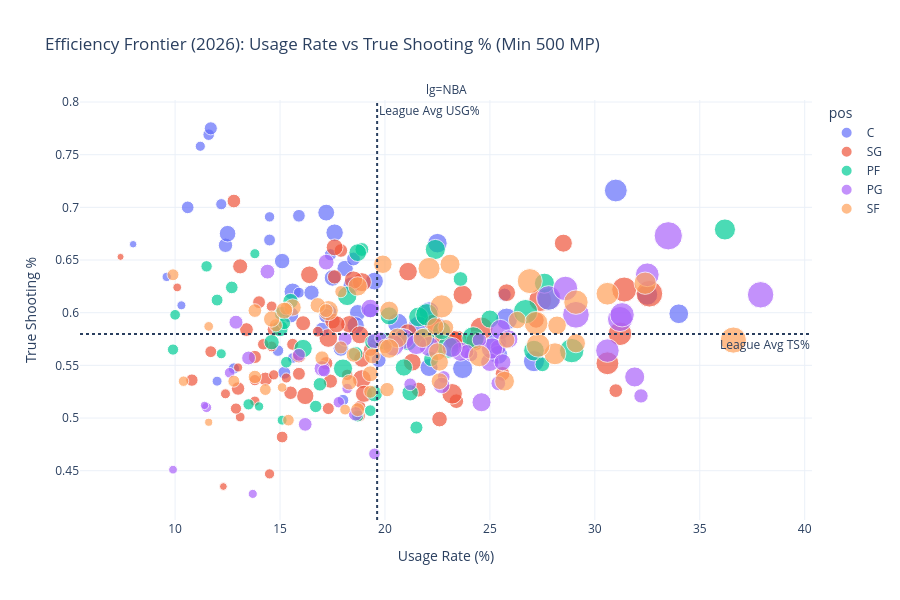

The code cell stored with this chart in its notebook:
### Markdown cell above
## 4. The Efficiency Frontier: Usage vs. True Shooting
High-volume scorers often trade efficiency for volume. The "Superstars" are those who maintain elite efficiency (high TS%) despite a heavy workload (high USG%).

### Code cell
def plot_efficiency_frontier(df, year=2024, min_mp=500):
    subset = df[(df['season'] == year) & (df['mp'] > min_mp)].copy()
    print(f"Plotting Efficiency Frontier for {year} (Min MP: {min_mp}) - Samples: {len(subset)}")
    if subset.empty:
        print("WARNING: No data found for this threshold. Try lowering min_mp or checking the year.")
        return

    fig = px.scatter(
        subset, 
        x="usg_percent", 
        y="ts_percent", 
        size="pts", 
        color="pos",
        hover_name="player",
        facet_col="lg",
        title=f"Efficiency Frontier ({year}): Usage Rate vs True Shooting % (Min {min_mp} MP)",
        labels={"usg_percent": "Usage Rate (%)", "ts_percent": "True Shooting %"},
        template="plotly_white",
        height=600
    )
    
    # Add league average reference lines (approximate)
    avg_ts = subset['ts_percent'].mean()
    avg_usg = subset['usg_percent'].mean()
    
    fig.add_hline(y=avg_ts, line_dash="dot", annotation_text="League Avg TS%", annotation_position="bottom right")
    fig.add_vline(x=avg_usg, line_dash="dot", annotation_text="League Avg USG%", annotation_position="top right")
    
    fig.show()

# Example for most recent complete data found
if not df_player.empty:
    max_year = int(df_player['season'].max())
    plot_efficiency_frontier(df_player, year=max_year, min_mp=500)
    
    # Fallback: If most recent year has little data
    if len(df_player[(df_player['season'] == max_year) & (df_player['mp'] > 500)]) < 50:
        print(f"Note: {max_year} seems to have limited data. Plotting {max_year-1} as well for comparison.")
        plot_efficiency_frontier(df_player, year=max_year-1, min_mp=500)

### Figure 1 — Plotly figure (JSON) as saved in the notebook; plotly's stock layout.template omitted (floating-point values rounded to 4 significant figures)
{"data": [{"hovertemplate": "<b>%{hovertext}</b><br><br>pos=C<br>lg=NBA<br>Usage Rate (%)=%{x}<br>True Shooting %=%{y}<br>pts=%{marker.size}<extra></extra>", "hovertext": ["Precious Achiuwa", "Steven Adams", "Bam Adebayo", "Jarrett Allen", "Deandre Ayton", "Goga Bitadze", "Adem Bona", "Wendell Carter Jr.", "Nic Claxton", "Donovan Clingan", "Moussa Diabaté", "Andre Drummond", "Jalen Duren", "Joel Embiid", "Kyle Filipowski", "Daniel Gafford", "Luka Garza", "Rudy Gobert", "Isaiah Hartenstein", "Jaxson Hayes", "Al Horford", "Jay Huff", "Isaiah Jackson", "Jaren Jackson Jr.", "Nikola Jokić", "Ryan Kalkbrenner", "Luke Kornet", "Jock Landale", "Brook Lopez", "Sandro Mamukelashvili", "Yves Missi", "Jusuf Nurkić", "Onyeka Okongwu", "Jakob Poeltl", "Dwight Powell", "Derik Queen", "Neemias Queta", "Maxime Raynaud", "Naz Reid", "Mitchell Robinson", "Domantas Sabonis", "Alex Sarr", "Alperen Şengün", "Day'Ron Sharpe", "Jalen Smith", "Isaiah Stewart", "Karl-Anthony Towns", "Myles Turner", "Jonas Valančiūnas", "Nikola Vučević", "Kel'el Ware", "Victor Wembanyama", "Mark Williams", "Robert Williams", "Ivica Zubac"], "legendgroup": "C", "marker": {"color": "#636efa", "size": [316, 187, 761, 506, 573, 236, 152, 556, 553, 503, 391, 251, 718, 733, 453, 264, 303, 519, 280, 252, 209, 417, 226, 834, 979, 325, 301, 505, 252, 529, 243, 415, 764, 204, 107, 613, 451, 398, 733, 165, 277, 669, 838, 359, 408, 438, 902, 571, 335, 798, 518, 818, 534, 195, 597], "sizemode": "area", "sizeref": 3.76, "symbol": "circle"}, "mode": "markers", "name": "C", "orientation": "v", "showlegend": true, "type": "scatter", "x": [15.2, 12, 23.7, 18.1, 17.6, 12.2, 10.3, 15.6, 17.3, 15.5, 12.4, 14.9, 22.5, 34, 17.9, 14.5, 15.9, 12.5, 17.4, 11.6, 15.6, 17.2, 15.9, 25.3, 31, 11.7, 10.6, 18.7, 18, 18.4, 12.8, 19.7, 20.6, 14.5, 8, 22.1, 15.1, 17, 22.1, 9.6, 22.6, 25.4, 27.1, 18.5, 19.3, 16.5, 25.8, 18.6, 25.7, 21.6, 17.5, 32.5, 17.2, 11.2, 19.5], "xaxis": "x", "y": [0.543, 0.535, 0.547, 0.642, 0.676, 0.703, 0.607, 0.62, 0.6, 0.598, 0.664, 0.564, 0.666, 0.599, 0.566, 0.669, 0.692, 0.675, 0.655, 0.769, 0.557, 0.597, 0.619, 0.571, 0.716, 0.775, 0.7, 0.6, 0.517, 0.626, 0.547, 0.555, 0.59, 0.691, 0.665, 0.548, 0.649, 0.584, 0.601, 0.634, 0.589, 0.56, 0.554, 0.651, 0.602, 0.619, 0.594, 0.588, 0.617, 0.587, 0.633, 0.617, 0.695, 0.758, 0.63], "yaxis": "y"}, {"hovertemplate": "<b>%{hovertext}</b><br><br>pos=SG<br>lg=NBA<br>Usage Rate (%)=%{x}<br>True Shooting %=%{y}<br>pts=%{marker.size}<extra></extra>", "hovertext": ["Ochai Agbaji", "Nickeil Alexander-Walker", "Grayson Allen", "Desmond Bane", "Devin Booker", "Bruce Brown", "Kentavious Caldwell-Pope", "Alex Caruso", "Max Christie", "Jaylen Clark", "Jordan Clarkson", "Nique Clifford", "Bilal Coulibaly", "Cedric Coward", "Dyson Daniels", "Gradey Dick", "Donte DiVincenzo", "Ayo Dosunmu", "VJ Edgecombe", "Anthony Edwards", "Keon Ellis", "Johnny Furphy", "A.J. Green", "Javonte Green", "Quentin Grimes", "Tim Hardaway Jr.", "Dylan Harper", "Gary Harris", "Buddy Hield", "Jaden Ivey", "Sion James", "Isaiah Joe", "Tre Johnson", "Luke Kennard", "Pelle Larsson", "Zach LaVine", "Caris LeVert", "Caleb Love", "Terance Mann", "Tyrese Martin", "Miles McBride", "Jared McCain", "CJ McCollum", "Bryce McGowens", "Sam Merrill", "Ajay Mitchell", "Donovan Mitchell", "Malik Monk", "Moses Moody", "Josh Okogie", "Isaac Okoro", "Gary Payton II", "Micah Peavy", "Jalen Pickett", "Brandin Podziemski", "Drake Powell", "Norman Powell", "Austin Reaves", "Will Richard", "Rayan Rupert", "Kobe Sanders", "Baylor Scheierman", "Collin Sexton", "Shaedon Sharpe", "Ben Sheppard", "Reed Sheppard", "Anfernee Simons", "Marcus Smart", "Dru Smith", "Cam Spencer", "Cam Thomas", "Gary Trent Jr.", "Jaylon Tyson", "Devin Vassell", "Cason Wallace", "Ja'Kobe Walter", "Jaylen Wells", "Coby White", "Derrick White", "Aaron Wiggins", "Cody Williams", "Jalen Williams"], "legendgroup": "SG", "marker": {"color": "#EF553B", "size": [181, 996, 528, 907, 1043, 363, 378, 194, 592, 188, 419, 260, 273, 607, 569, 334, 660, 650, 665, 1177, 239, 158, 430, 333, 575, 679, 404, 94, 345, 262, 288, 384, 505, 352, 423, 696, 246, 458, 324, 270, 451, 239, 658, 221, 345, 606, 1338, 498, 536, 264, 357, 218, 198, 199, 607, 218, 989, 612, 310, 115, 268, 144, 591, 984, 237, 595, 667, 370, 314, 534, 355, 346, 625, 511, 341, 249, 553, 503, 791, 356, 199, 404], "sizemode": "area", "sizeref": 3.76, "symbol": "circle"}, "mode": "markers", "name": "SG", "orientation": "v", "showlegend": true, "type": "scatter", "x": [13.1, 24.6, 22.5, 23.4, 31.2, 14.3, 17.4, 15.3, 16.4, 12.4, 21.6, 15.1, 17.3, 21.1, 16.2, 17.2, 17.3, 21.1, 18.9, 31.4, 13.8, 13, 13.1, 14.7, 18.3, 18.9, 23.4, 7.4, 19.5, 20.2, 10.8, 17.6, 21, 12.8, 16.1, 23.7, 18.2, 22.6, 13.8, 18.8, 17.5, 18.8, 24.3, 14.6, 17.9, 22.3, 32.6, 23.4, 17.7, 11.7, 13.4, 16.8, 14.5, 14.7, 18.8, 14.6, 27.4, 28.5, 14, 12.3, 15.6, 10.1, 25.8, 30.6, 12.9, 21.3, 23.3, 15.9, 15.9, 17.6, 31, 15.5, 18.5, 18.9, 13, 14.2, 19, 27.2, 23.2, 19.3, 13.8, 25.6], "xaxis": "x", "y": [0.501, 0.585, 0.578, 0.573, 0.58, 0.537, 0.535, 0.538, 0.636, 0.523, 0.527, 0.482, 0.509, 0.581, 0.521, 0.552, 0.576, 0.639, 0.537, 0.622, 0.536, 0.548, 0.644, 0.584, 0.589, 0.629, 0.516, 0.653, 0.569, 0.575, 0.536, 0.634, 0.576, 0.706, 0.59, 0.617, 0.541, 0.499, 0.558, 0.511, 0.592, 0.502, 0.573, 0.606, 0.659, 0.59, 0.618, 0.574, 0.589, 0.563, 0.584, 0.582, 0.447, 0.541, 0.579, 0.568, 0.612, 0.666, 0.61, 0.435, 0.57, 0.624, 0.619, 0.552, 0.509, 0.553, 0.574, 0.559, 0.542, 0.662, 0.526, 0.524, 0.631, 0.556, 0.528, 0.57, 0.523, 0.593, 0.523, 0.565, 0.516, 0.542], "yaxis": "y"}, {"hovertemplate": "<b>%{hovertext}</b><br><br>pos=PF<br>lg=NBA<br>Usage Rate (%)=%{x}<br>True Shooting %=%{y}<br>pts=%{marker.size}<extra></extra>", "hovertext": ["Santi Aldama", "Giannis Antetokounmpo", "OG Anunoby", "Marvin Bagley III", "Paolo Banchero", "Dominick Barlow", "Harrison Barnes", "Scottie Barnes", "Nicolas Batum", "Miles Bridges", "Matas Buzelis", "Toumani Camara", "Noah Clowney", "John Collins", "Anthony Davis", "DeMar DeRozan", "Tari Eason", "Paul George", "Aaron Gordon", "Jerami Grant", "Draymond Green", "Mouhamed Gueye", "Rui Hachimura", "Tobias Harris", "Sam Hauser", "Chet Holmgren", "Oso Ighodaro", "Nikola Jović", "Kyle Kuzma", "Jake LaRavia", "Lauri Markkanen", "Jaden McDaniels", "Josh Minott", "Evan Mobley", "Collin Murray-Boyles", "Keegan Murray", "Bobby Portis", "Quinten Post", "Julius Randle", "Pascal Siakam", "Jabari Smith Jr.", "Nae'Qwan Tomlin", "Jarred Vanderbilt", "Dean Wade", "Jabari Walker", "Jarace Walker", "Jordan Walsh", "P.J. Washington", "Jaylin Williams", "Patrick Williams", "Zion Williamson", "Danny Wolf"], "legendgroup": "PF", "marker": {"color": "#00cc96", "size": [590, 839, 615, 359, 807, 299, 507, 952, 215, 904, 738, 633, 564, 590, 407, 949, 314, 431, 406, 617, 346, 238, 447, 437, 435, 766, 266, 321, 559, 437, 959, 714, 192, 752, 303, 277, 613, 400, 1115, 1117, 691, 253, 189, 237, 165, 481, 245, 510, 187, 291, 758, 258], "sizemode": "area", "sizeref": 3.76, "symbol": "circle"}, "mode": "markers", "name": "PF", "orientation": "v", "showlegend": true, "type": "scatter", "x": [20, 36.2, 20.2, 18.9, 27.1, 12.7, 15, 24.2, 10, 23, 21.6, 16.1, 20.9, 18.7, 27.5, 22, 20.8, 22.2, 23.6, 25, 16.9, 13.5, 15.5, 19.4, 15.1, 22.4, 12, 21.5, 21.1, 14.6, 27.8, 18.2, 13.8, 21.9, 15.2, 18.7, 22.7, 18.6, 26.7, 28.9, 18, 15.3, 12.2, 9.9, 14, 19.5, 11.5, 21.2, 15.1, 16.7, 27.6, 19.3], "xaxis": "x", "y": [0.573, 0.679, 0.597, 0.66, 0.564, 0.624, 0.585, 0.576, 0.598, 0.567, 0.596, 0.566, 0.548, 0.657, 0.551, 0.598, 0.579, 0.556, 0.632, 0.594, 0.532, 0.513, 0.611, 0.572, 0.599, 0.66, 0.612, 0.491, 0.572, 0.572, 0.613, 0.616, 0.656, 0.576, 0.59, 0.502, 0.583, 0.561, 0.601, 0.564, 0.547, 0.553, 0.561, 0.565, 0.511, 0.523, 0.644, 0.524, 0.498, 0.511, 0.628, 0.507], "yaxis": "y"}, {"hovertemplate": "<b>%{hovertext}</b><br><br>pos=PG<br>lg=NBA<br>Usage Rate (%)=%{x}<br>True Shooting %=%{y}<br>pts=%{marker.size}<extra></extra>", "hovertext": ["Jose Alvarado", "LaMelo Ball", "Lonzo Ball", "Anthony Black", "Jalen Brunson", "Bub Carrington", "Stephon Castle", "Walter Clayton", "Isaiah Collier", "Mike Conley", "Cade Cunningham", "Stephen Curry", "Egor Dёmin", "Luka Dončić", "Kris Dunn", "Jeremiah Fears", "De'Aaron Fox", "Darius Garland", "Keyonte George", "Josh Giddey", "Shai Gilgeous-Alexander", "Collin Gillespie", "Jordan Goodwin", "James Harden", "Jrue Holiday", "Bones Hyland", "Daniss Jenkins", "Tre Jones", "Tyus Jones", "Tyler Kolek", "Vit Krejci", "Tyrese Maxey", "CJ McCollum", "T.J. McConnell", "Davion Mitchell", "Ja Morant", "Jamal Murray", "Andrew Nembhard", "Ryan Nembhard", "Jordan Poole", "Craig Porter Jr.", "Kevin Porter Jr.", "Payton Pritchard", "Immanuel Quickley", "Ryan Rollins", "Dennis Schröder", "Jamal Shead", "Jalen Suggs", "Amen Thompson", "Gabe Vincent", "Brandon Williams", "Vince Williams Jr."], "legendgroup": "PG", "marker": {"color": "#ab63fa", "size": [312, 760, 157, 753, 1185, 474, 646, 299, 378, 195, 1042, 1061, 439, 1315, 369, 684, 778, 467, 1136, 631, 1504, 648, 394, 1118, 301, 274, 301, 470, 144, 208, 414, 1343, 856, 347, 360, 389, 1135, 686, 245, 406, 214, 386, 797, 790, 751, 510, 354, 389, 854, 130, 542, 256], "sizemode": "area", "sizeref": 3.76, "symbol": "circle"}, "mode": "markers", "name": "PG", "orientation": "v", "showlegend": true, "type": "scatter", "x": [15.9, 31.9, 13.7, 22.1, 31.2, 17, 25, 17.1, 18.1, 11.5, 30.6, 32.5, 19.5, 37.9, 12.9, 24.6, 25.5, 25.4, 27.8, 25.9, 33.5, 19.3, 18.6, 31.3, 22.8, 19.8, 21.2, 17.2, 9.9, 18.2, 14.4, 29.1, 25.1, 24.1, 13.5, 32.2, 28.6, 23.6, 17.8, 25.4, 12.6, 23.9, 20.9, 21.5, 23.2, 22.7, 16.2, 24.5, 20.4, 11.4, 25.6, 19.5], "xaxis": "x", "y": [0.56, 0.539, 0.428, 0.568, 0.594, 0.547, 0.553, 0.545, 0.575, 0.51, 0.564, 0.636, 0.573, 0.617, 0.591, 0.515, 0.584, 0.567, 0.614, 0.575, 0.673, 0.604, 0.504, 0.598, 0.539, 0.576, 0.532, 0.648, 0.451, 0.528, 0.639, 0.598, 0.566, 0.56, 0.557, 0.521, 0.623, 0.563, 0.515, 0.533, 0.543, 0.563, 0.575, 0.57, 0.567, 0.531, 0.494, 0.574, 0.569, 0.512, 0.553, 0.466], "yaxis": "y"}, {"hovertemplate": "<b>%{hovertext}</b><br><br>pos=SF<br>lg=NBA<br>Usage Rate (%)=%{x}<br>True Shooting %=%{y}<br>pts=%{marker.size}<extra></extra>", "hovertext": ["Deni Avdija", "Ace Bailey", "RJ Barrett", "Saddiq Bey", "Mikal Bridges", "Dillon Brooks", "Jaylen Brown", "Jimmy Butler", "Justin Champagnie", "Julian Champagnie", "Sidy Cissoko", "Tristan Da Silva", "Luguentz Dort", "Ryan Dunn", "Kevin Durant", "Justin Edwards", "Cooper Flagg", "Simone Fontecchio", "Kyshawn George", "Hugo González", "Josh Hart", "Ron Holland", "Kevin Huerter", "De'Andre Hunter", "Brandon Ingram", "LeBron James", "Jaime Jaquez Jr.", "Cameron Johnson", "Jalen Johnson", "Keldon Johnson", "Herbert Jones", "Spencer Jones", "Corey Kispert", "Kon Knueppel", "Kawhi Leonard", "Naji Marshall", "Caleb Martin", "Bennedict Mathurin", "Khris Middleton", "Brandon Miller", "Trey Murphy III", "Kris Murray", "Svi Mykhailiuk", "Aaron Nesmith", "Royce O'Neale", "Kelly Oubre Jr.", "Michael Porter Jr.", "Will Riley", "Zaccharie Risacher", "Duncan Robinson", "Brice Sensabaugh", "Ausar Thompson", "Klay Thompson", "Franz Wagner", "Peyton Watson", "Russell Westbrook", "Andrew Wiggins", "Ziaire Williams"], "legendgroup": "SF", "marker": {"color": "#FFA15A", "size": [1121, 476, 505, 725, 761, 908, 1293, 760, 327, 555, 273, 383, 339, 261, 1178, 174, 890, 404, 598, 177, 454, 369, 479, 600, 1053, 657, 695, 327, 1063, 643, 257, 268, 280, 919, 941, 701, 124, 472, 326, 686, 1012, 207, 352, 387, 502, 368, 972, 218, 410, 536, 558, 457, 530, 577, 675, 739, 720, 322], "sizemode": "area", "sizeref": 3.76, "symbol": "circle"}, "mode": "markers", "name": "SF", "orientation": "v", "showlegend": true, "type": "scatter", "x": [29.1, 19.3, 25.8, 20.6, 17.3, 28.1, 36.6, 23.1, 14.8, 15.6, 12.8, 17, 13.8, 14.3, 26.9, 15.1, 24.5, 20, 22.5, 11.6, 16.8, 18.7, 19.4, 22.6, 27.3, 28.2, 21.8, 15.3, 27.2, 19.9, 15.4, 9.9, 17.9, 22.1, 32.4, 18.7, 11.6, 22.9, 19.3, 29.1, 22.7, 10.4, 13.8, 20.1, 14.6, 17.2, 30.6, 18.1, 18.5, 15.2, 22.4, 18.3, 22.6, 26.3, 20.2, 25.7, 20.2, 17.9], "xaxis": "x", "y": [0.61, 0.542, 0.574, 0.576, 0.602, 0.561, 0.574, 0.646, 0.588, 0.605, 0.535, 0.557, 0.539, 0.527, 0.63, 0.529, 0.559, 0.568, 0.563, 0.587, 0.607, 0.508, 0.559, 0.553, 0.569, 0.588, 0.576, 0.604, 0.59, 0.646, 0.498, 0.636, 0.62, 0.642, 0.628, 0.625, 0.496, 0.586, 0.525, 0.571, 0.606, 0.535, 0.602, 0.527, 0.594, 0.602, 0.618, 0.508, 0.56, 0.602, 0.587, 0.534, 0.535, 0.593, 0.602, 0.535, 0.566, 0.567], "yaxis": "y"}], "layout": {"annotations": [{"showarrow": false, "text": "lg=NBA", "x": 0.5, "xanchor": "center", "xref": "paper", "y": 1, "yanchor": "bottom", "yref": "paper"}, {"showarrow": false, "text": "League Avg TS%", "x": 1, "xanchor": "right", "xref": "x domain", "y": 0.5798, "yanchor": "top", "yref": "y"}, {"showarrow": false, "text": "League Avg USG%", "x": 19.63, "xanchor": "left", "xref": "x", "y": 1, "yanchor": "top", "yref": "y domain"}], "height": 600, "legend": {"itemsizing": "constant", "title": {"text": "pos"}, "tracegroupgap": 0}, "shapes": [{"line": {"dash": "dot"}, "type": "line", "x0": 0, "x1": 1, "xref": "x domain", "y0": 0.5798, "y1": 0.5798, "yref": "y"}, {"line": {"dash": "dot"}, "type": "line", "x0": 19.63, "x1": 19.63, "xref": "x", "y0": 0, "y1": 1, "yref": "y domain"}], "title": {"text": "Efficiency Frontier (2026): Usage Rate vs True Shooting % (Min 500 MP)"}, "xaxis": {"anchor": "y", "domain": [0, 1], "title": {"text": "Usage Rate (%)"}}, "yaxis": {"anchor": "x", "domain": [0, 1], "title": {"text": "True Shooting %"}}}}
